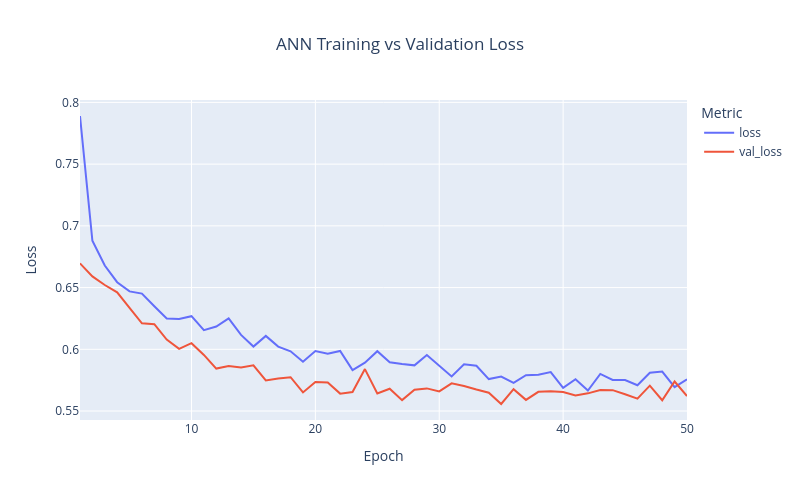

The notebook cell saved with this chart:
### Code cell
fig_loss = px.line(
    history_df,
    x='Epoch',
    y=['loss', 'val_loss'],
    title='ANN Training vs Validation Loss',
    labels={
        'value': 'Loss',
        'variable': 'Metric'
    }
)

fig_loss.update_layout(
    title_x=0.5,
    width=800,
    height=500
)

fig_loss.show()

### Figure 1 — Plotly figure (JSON) as saved in the notebook; plotly's stock layout.template omitted (floating-point values rounded to 4 significant figures)
{"data": [{"hovertemplate": "Metric=loss<br>Epoch=%{x}<br>Loss=%{y}<extra></extra>", "legendgroup": "loss", "line": {"color": "#636efa", "dash": "solid"}, "marker": {"symbol": "circle"}, "mode": "lines", "name": "loss", "orientation": "v", "showlegend": true, "type": "scatter", "x": [1, 2, 3, 4, 5, 6, 7, 8, 9, 10, 11, 12, 13, 14, 15, 16, 17, 18, 19, 20, 21, 22, 23, 24, 25, 26, 27, 28, 29, 30, 31, 32, 33, 34, 35, 36, 37, 38, 39, 40, 41, 42, 43, 44, 45, 46, 47, 48, 49, 50], "xaxis": "x", "y": [0.789, 0.6879, 0.6679, 0.6544, 0.6469, 0.6451, 0.6349, 0.6249, 0.6246, 0.6268, 0.6155, 0.6184, 0.6251, 0.6117, 0.6022, 0.6108, 0.6022, 0.5984, 0.5899, 0.5986, 0.5965, 0.5987, 0.5831, 0.5892, 0.5985, 0.5895, 0.5881, 0.587, 0.5953, 0.5871, 0.5781, 0.5879, 0.5866, 0.5759, 0.5779, 0.5728, 0.579, 0.5795, 0.5815, 0.5687, 0.5758, 0.5666, 0.5801, 0.5752, 0.5751, 0.5709, 0.581, 0.582, 0.5693, 0.5757], "yaxis": "y"}, {"hovertemplate": "Metric=val_loss<br>Epoch=%{x}<br>Loss=%{y}<extra></extra>", "legendgroup": "val_loss", "line": {"color": "#EF553B", "dash": "solid"}, "marker": {"symbol": "circle"}, "mode": "lines", "name": "val_loss", "orientation": "v", "showlegend": true, "type": "scatter", "x": [1, 2, 3, 4, 5, 6, 7, 8, 9, 10, 11, 12, 13, 14, 15, 16, 17, 18, 19, 20, 21, 22, 23, 24, 25, 26, 27, 28, 29, 30, 31, 32, 33, 34, 35, 36, 37, 38, 39, 40, 41, 42, 43, 44, 45, 46, 47, 48, 49, 50], "xaxis": "x", "y": [0.6696, 0.6591, 0.6521, 0.6462, 0.6336, 0.6211, 0.6204, 0.6079, 0.6004, 0.605, 0.5954, 0.5844, 0.5865, 0.5852, 0.587, 0.5748, 0.5764, 0.5774, 0.5651, 0.5736, 0.5731, 0.5641, 0.5654, 0.584, 0.5643, 0.5681, 0.5588, 0.5672, 0.5683, 0.5659, 0.5724, 0.5703, 0.5674, 0.5648, 0.5557, 0.5677, 0.559, 0.5656, 0.5659, 0.5654, 0.5627, 0.5643, 0.5671, 0.5669, 0.5636, 0.56, 0.5706, 0.5587, 0.5739, 0.5622], "yaxis": "y"}], "layout": {"height": 500, "legend": {"title": {"text": "Metric"}, "tracegroupgap": 0}, "title": {"text": "ANN Training vs Validation Loss", "x": 0.5}, "width": 800, "xaxis": {"anchor": "y", "domain": [0, 1], "title": {"text": "Epoch"}}, "yaxis": {"anchor": "x", "domain": [0, 1], "title": {"text": "Loss"}}}}
